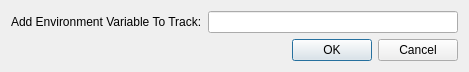
<?xml version="1.0" encoding="UTF-8"?>
<ui version="4.0">
 <class>AddEnvVarToTrack</class>
 <widget class="QDialog" name="AddEnvVarToTrack">
  <property name="geometry">
   <rect>
    <x>0</x>
    <y>0</y>
    <width>447</width>
    <height>69</height>
   </rect>
  </property>
  <property name="windowTitle">
   <string>Dialog</string>
  </property>
  <layout class="QVBoxLayout" name="verticalLayout">
   <item>
    <layout class="QHBoxLayout" name="horizontalLayout">
     <item>
      <widget class="QLabel" name="m_varToTrackLabel">
       <property name="text">
        <string>Add Environment Variable To Track:</string>
       </property>
      </widget>
     </item>
     <item>
      <widget class="QLineEdit" name="m_varToTrackLineEdit">
       <property name="minimumSize">
        <size>
         <width>250</width>
         <height>0</height>
        </size>
       </property>
      </widget>
     </item>
    </layout>
   </item>
   <item>
    <widget class="QDialogButtonBox" name="buttonBox">
     <property name="orientation">
      <enum>Qt::Horizontal</enum>
     </property>
     <property name="standardButtons">
      <set>QDialogButtonBox::Cancel|QDialogButtonBox::Ok</set>
     </property>
    </widget>
   </item>
  </layout>
 </widget>
 <resources/>
 <connections>
  <connection>
   <sender>buttonBox</sender>
   <signal>accepted()</signal>
   <receiver>AddEnvVarToTrack</receiver>
   <slot>accept()</slot>
   <hints>
    <hint type="sourcelabel">
     <x>248</x>
     <y>254</y>
    </hint>
    <hint type="destinationlabel">
     <x>157</x>
     <y>274</y>
    </hint>
   </hints>
  </connection>
  <connection>
   <sender>buttonBox</sender>
   <signal>rejected()</signal>
   <receiver>AddEnvVarToTrack</receiver>
   <slot>reject()</slot>
   <hints>
    <hint type="sourcelabel">
     <x>316</x>
     <y>260</y>
    </hint>
    <hint type="destinationlabel">
     <x>286</x>
     <y>274</y>
    </hint>
   </hints>
  </connection>
 </connections>
</ui>
